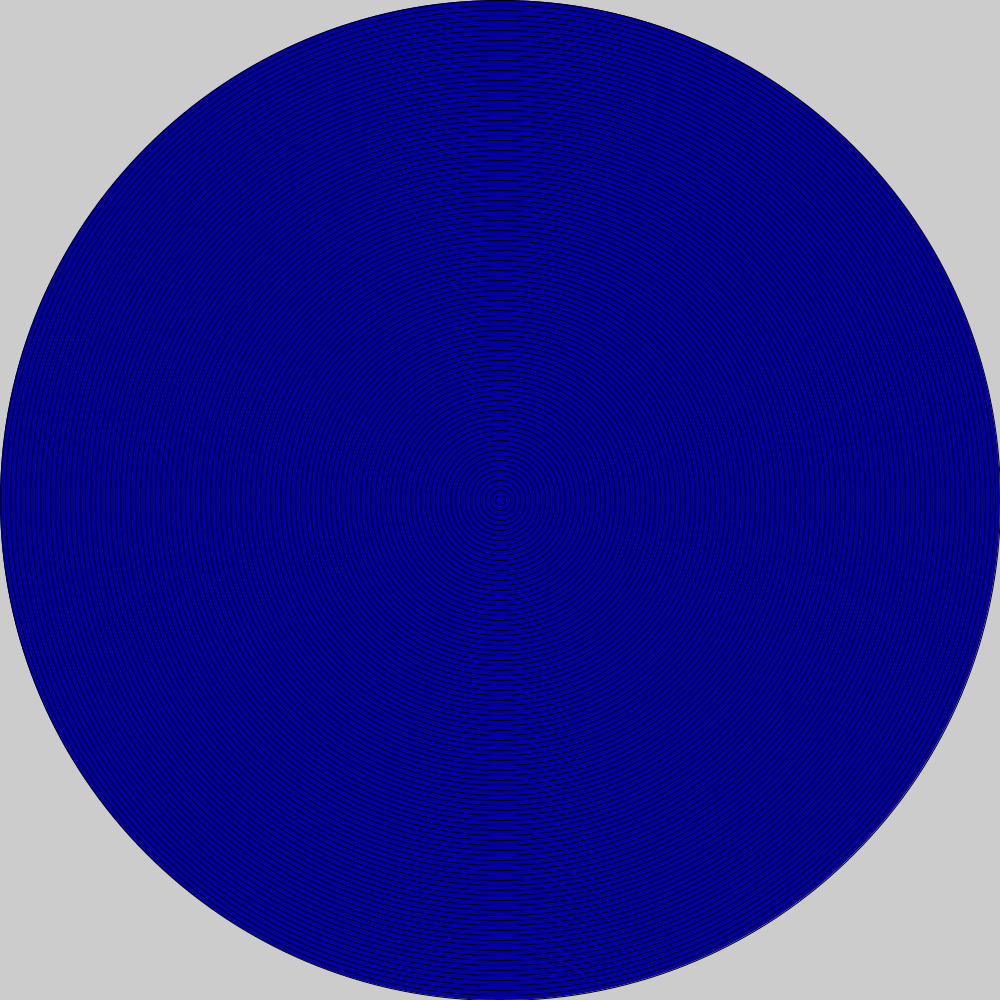
Frame 1 (no input)
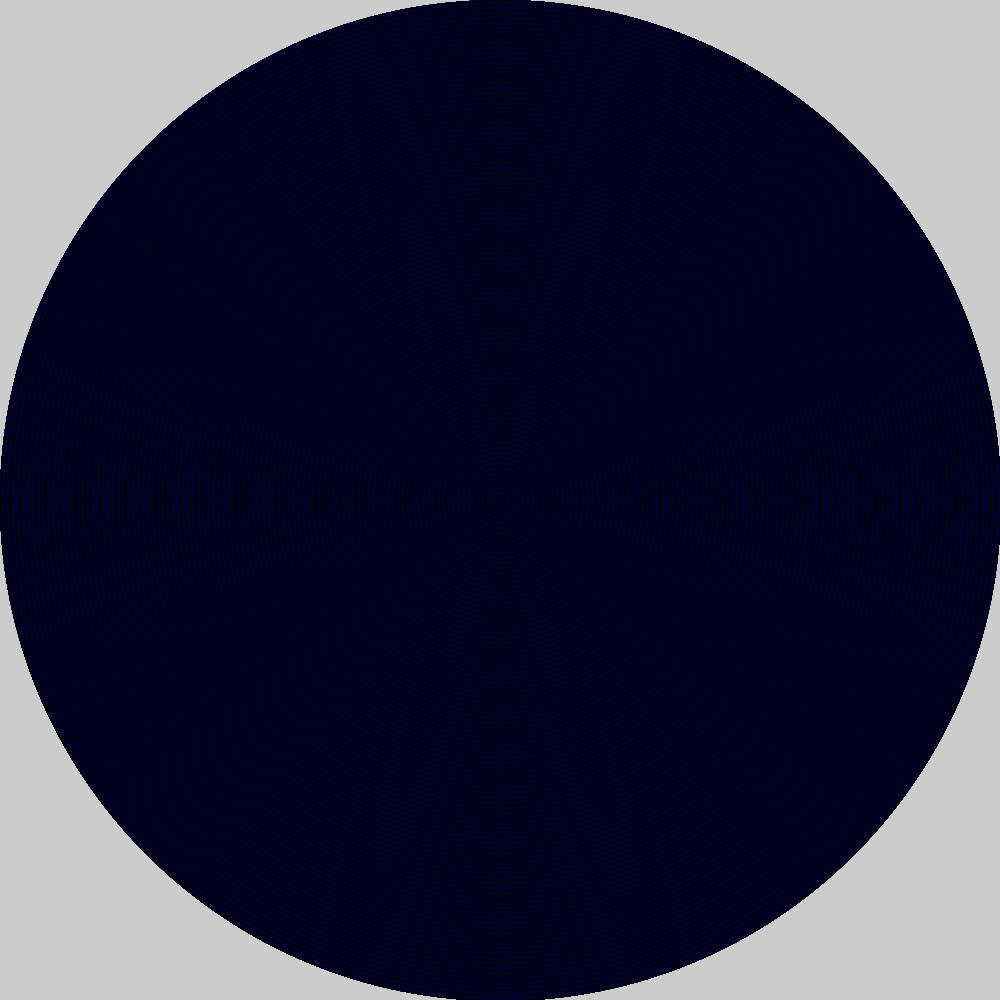
Frame 60 (the mouse pressed at the canvas centre just before this capture)
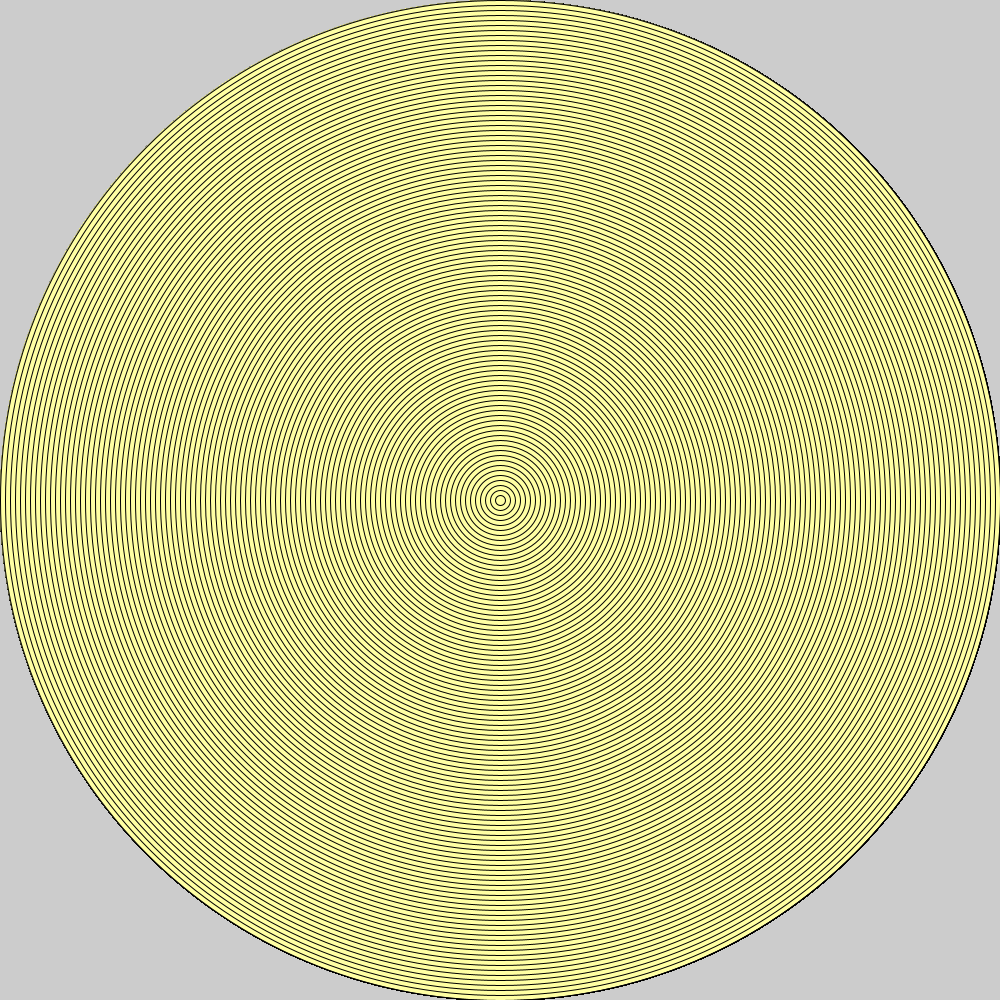
Frame 120 (the mouse held since frame 60 and released just before this capture)

The Processing sketch that drew these frames (run headless with seeded random() and noise(); from frame 60 on, the mouse is pressed at the canvas centre):

// Processing sketch: Target
// ── Target.pde
void setup(){
  size(1000, 1000);

}
void draw() {
 float random = random(255);
  for (int i = 1000; i > 0; i-=10) {
  fill (mouseX, mouseY, random);
  ellipse (500, 500, i, i);
  }
}
